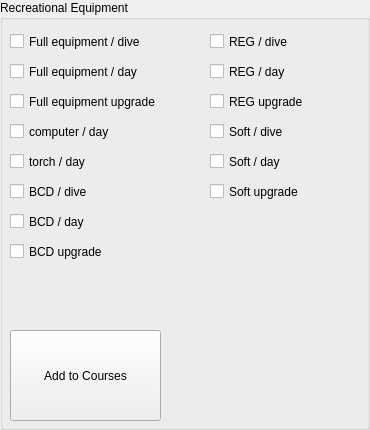
                     <widget class="QGroupBox" name="groupBox_13">
                      <property name="title">
                       <string>Recreational Equipment</string>
                      </property>
                      <widget class="QCheckBox" name="co_soft_dive_check">
                       <property name="geometry">
                        <rect>
                         <x>210</x>
                         <y>120</y>
                         <width>101</width>
                         <height>23</height>
                        </rect>
                       </property>
                       <property name="text">
                        <string>Soft / dive</string>
                       </property>
                      </widget>
                      <widget class="QCheckBox" name="co_torch_check">
                       <property name="geometry">
                        <rect>
                         <x>10</x>
                         <y>150</y>
                         <width>151</width>
                         <height>23</height>
                        </rect>
                       </property>
                       <property name="text">
                        <string>torch / day</string>
                       </property>
                      </widget>
                      <widget class="QCheckBox" name="co_full_equip_dive_check">
                       <property name="geometry">
                        <rect>
                         <x>10</x>
                         <y>30</y>
                         <width>171</width>
                         <height>23</height>
                        </rect>
                       </property>
                       <property name="text">
                        <string>Full equipment / dive</string>
                       </property>
                      </widget>
                      <widget class="QCheckBox" name="co_reg_dive_check">
                       <property name="geometry">
                        <rect>
                         <x>210</x>
                         <y>30</y>
                         <width>111</width>
                         <height>23</height>
                        </rect>
                       </property>
                       <property name="text">
                        <string>REG / dive</string>
                       </property>
                      </widget>
                      <widget class="QCheckBox" name="co_reg_upgrade_check">
                       <property name="geometry">
                        <rect>
                         <x>210</x>
                         <y>90</y>
                         <width>131</width>
                         <height>23</height>
                        </rect>
                       </property>
                       <property name="text">
                        <string>REG upgrade</string>
                       </property>
                      </widget>
                      <widget class="QCheckBox" name="co_full_equip_day_check">
                       <property name="geometry">
                        <rect>
                         <x>10</x>
                         <y>60</y>
                         <width>161</width>
                         <height>23</height>
                        </rect>
                       </property>
                       <property name="text">
                        <string>Full equipment / day</string>
                       </property>
                      </widget>
                      <widget class="QCheckBox" name="co_computer_check">
                       <property name="geometry">
                        <rect>
                         <x>10</x>
                         <y>120</y>
                         <width>161</width>
                         <height>23</height>
                        </rect>
                       </property>
                       <property name="text">
                        <string>computer / day</string>
                       </property>
                      </widget>
                      <widget class="QCheckBox" name="co_bcd_dive_check">
                       <property name="geometry">
                        <rect>
                         <x>10</x>
                         <y>180</y>
                         <width>131</width>
                         <height>23</height>
                        </rect>
                       </property>
                       <property name="text">
                        <string>BCD / dive</string>
                       </property>
                      </widget>
                      <widget class="QCheckBox" name="co_bcd_day_check">
                       <property name="geometry">
                        <rect>
                         <x>10</x>
                         <y>210</y>
                         <width>121</width>
                         <height>23</height>
                        </rect>
                       </property>
                       <property name="text">
                        <string>BCD / day</string>
                       </property>
                      </widget>
                      <widget class="QCheckBox" name="co_full_equip_upgrade_check">
                       <property name="geometry">
                        <rect>
                         <x>10</x>
                         <y>90</y>
                         <width>181</width>
                         <height>23</height>
                        </rect>
                       </property>
                       <property name="text">
                        <string>Full equipment upgrade</string>
                       </property>
                      </widget>
                      <widget class="QCheckBox" name="co_soft_upgrade_check">
                       <property name="geometry">
                        <rect>
                         <x>210</x>
                         <y>180</y>
                         <width>151</width>
                         <height>23</height>
                        </rect>
                       </property>
                       <property name="text">
                        <string>Soft upgrade</string>
                       </property>
                      </widget>
                      <widget class="QCheckBox" name="co_soft_day_check">
                       <property name="geometry">
                        <rect>
                         <x>210</x>
                         <y>150</y>
                         <width>90</width>
                         <height>23</height>
                        </rect>
                       </property>
                       <property name="text">
                        <string>Soft / day</string>
                       </property>
                      </widget>
                      <widget class="QCheckBox" name="co_bcd_upgrade_check">
                       <property name="geometry">
                        <rect>
                         <x>10</x>
                         <y>240</y>
                         <width>131</width>
                         <height>23</height>
                        </rect>
                       </property>
                       <property name="text">
                        <string>BCD upgrade</string>
                       </property>
                      </widget>
                      <widget class="QCheckBox" name="co_reg_day_check">
                       <property name="geometry">
                        <rect>
                         <x>210</x>
                         <y>60</y>
                         <width>111</width>
                         <height>23</height>
                        </rect>
                       </property>
                       <property name="text">
                        <string>REG / day</string>
                       </property>
                      </widget>
                      <widget class="QPushButton" name="co_add_to_dive_button">
                       <property name="geometry">
                        <rect>
                         <x>10</x>
                         <y>330</y>
                         <width>151</width>
                         <height>91</height>
                        </rect>
                       </property>
                       <property name="text">
                        <string>Add to Courses</string>
                       </property>
                      </widget>
                     </widget>
